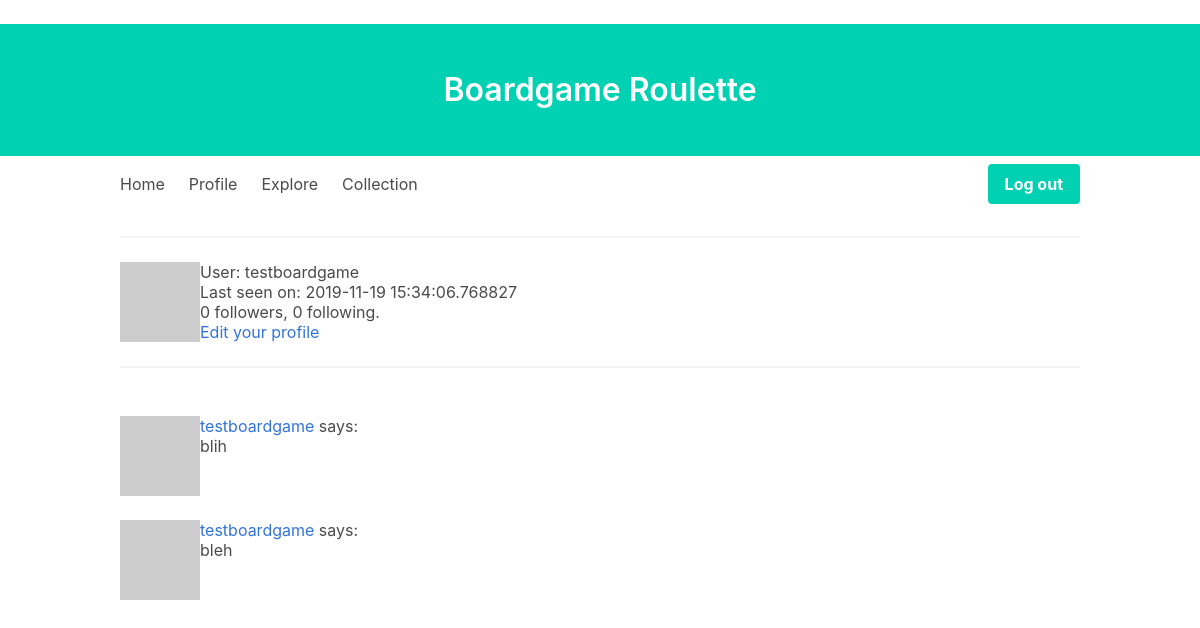
The page /user/testboardgame (signed in) on the database as committed earlier.
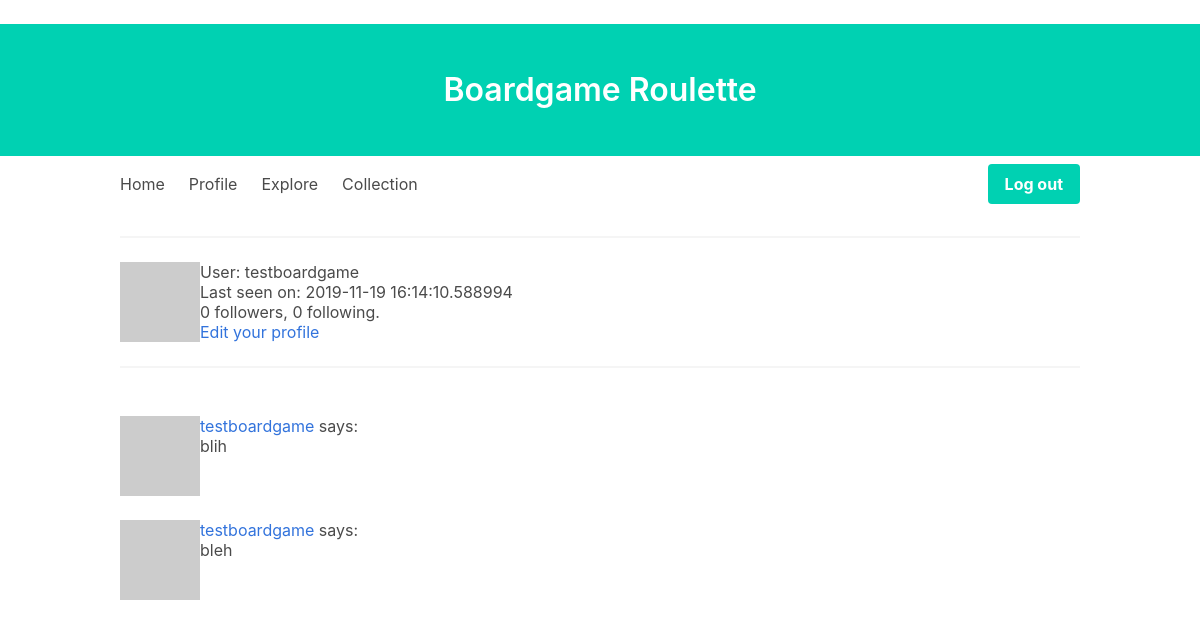
The same page on the database as committed later.
### app/models.py (models this page shows, shortened)
class User(UserMixin, db.Model):
    id = db.Column(db.Integer, primary_key=True)
    username = db.Column(db.String(64), index=True, unique=True)
    email = db.Column(db.String(120), index=True, unique=True)
    password_hash = db.Column(db.String(128))
    posts = db.relationship("Post", backref="author", lazy="dynamic")
    about_me = db.Column(db.String(140))
    last_seen = db.Column(db.DateTime, default=datetime.utcnow)
    followed = db.relationship(
        "User",
        secondary=followers,
        primaryjoin=(followers.c.follower_id == id),
        secondaryjoin=(followers.c.followed_id == id),
        backref=db.backref("followers", lazy="dynamic"),
        lazy="dynamic",
    )
    collection = db.relationship("Boardgame", secondary=boardgames, lazy="dynamic")
    def avatar(self, size):
        digest = md5(self.email.lower().encode("utf-8")).hexdigest()
        return "https://www.gravatar.com/avatar/{}?d=identicon&s={}".format(
            digest, size
        )

class Post(db.Model):
    id = db.Column(db.Integer, primary_key=True)
    body = db.Column(db.String(140))
    timestamp = db.Column(db.DateTime, index=True, default=datetime.utcnow)
    user_id = db.Column(db.Integer, db.ForeignKey("user.id"))

### app/routes.py (the view)
@app.route("/user/<username>")
@login_required
def user(username):
    user = User.query.filter_by(username=username).first_or_404()
    page = request.args.get("page", 1, type=int)
    posts = user.posts.order_by(Post.timestamp.desc()).paginate(
        page, app.config["POSTS_PER_PAGE"], False
    )
    next_url = (
        url_for("user", username=user.username, page=posts.next_num)
        if posts.has_next
        else None
    )
    prev_url = (
        url_for("user", username=user.username, page=posts.prev_num)
        if posts.has_prev
        else None
    )
    return render_template(
        "user.html", user=user, posts=posts.items, next_url=next_url, prev_url=prev_url
    )

### app/models.py (called while the page is built)
@login.user_loader
def load_user(id):
    return User.query.get(int(id))

### app/routes.py (called while the page is built)
@app.before_request
def before_request():
    if current_user.is_authenticated:
        current_user.last_seen = datetime.utcnow()
        db.session.commit()

### app/templates/user.html (shortened to what this page needs)
﻿{% extends "base.html" %}
{% block content %}
<table>
    <tr valign="top">
        <td><img src="{{ user.avatar(128) }}"></td>
        <td>
            <h1>User: {{ user.username }}</h1>
            {% if user.last_seen %}<p>Last seen on: {{ user.last_seen }}</p>{% endif %}
            <p>{{ user.followers.count() }} followers, {{ user.followed.count() }} following.</p>
            {% if user == current_user %}
            <p><a href="{{ url_for('edit_profile') }}">Edit your profile</a></p>
            {% elif not current_user.is_following(user) %}
            <p><a href="{{ url_for('follow', username=user.username) }}">Follow</a></p>
            {% else %}
            <p><a href="{{ url_for('unfollow', username=user.username) }}">Unfollow</a></p>
            {% endif %}
        </td>
    </tr>
</table>
<hr>
    {% for post in posts %}
        {% include '_post.html' %}
    {% endfor %}
{% endblock %}

### app/templates/base.html (shortened to what this page needs)
﻿<html>
<head>
    <link rel="stylesheet" href='/static/css/bulma.css' />
</head>
<body>
    <section class="hero has-background-primary">
        <div class="container">
            <div class="hero-body">
                <h1 class="title has-text-white">
                    Boardgame Roulette
                </h1>
            </div>
        </div>
    </section>
    {% if current_user.is_authenticated %}
    <div class="container">
        <div class="navbar" role="navigation">
            <div class="navbar-brand">
                <a class="navbar-item" href="{{ url_for('index') }}">Home</a>
                <a class="navbar-item" href="{{ url_for('user', username=current_user.username) }}">Profile</a>
            </div>
            <div id="navbarmenu" class="navbar-menu">
                <a class="navbar-item" href="{{ url_for('explore') }}">Explore</a>
                <a class="navbar-item" href="{{ url_for('collection') }}">Collection</a>
                <div class="navbar-end">
                    <div class="navbar-item">
                        <div class="buttons">
                            <a class="button is-primary" href="{{ url_for('logout') }}"><strong>Log out</strong></a>
                        </div>
                    </div>
                </div>
            </div>
        </div>
        {% endif %}
        <hr>
        {% block content %}{% endblock %}
    </div>
</body>
</html>

### app/templates/_post.html
﻿<table>
    <tr valign="top">
        <td><img src="{{ post.author.avatar(36) }}"></td>
        <td>
            <a href="{{ url_for('user', username=post.author.username) }}">
                {{ post.author.username }}
            </a>
            says:<br>{{ post.body }}
        </td>
    </tr>
</table>

Rows that differ between the two databases and show on the page:
changed User "testboardgame": last_seen "2019-11-19 15:34:06.768827" → "2019-11-19 16:14:10.588994"
